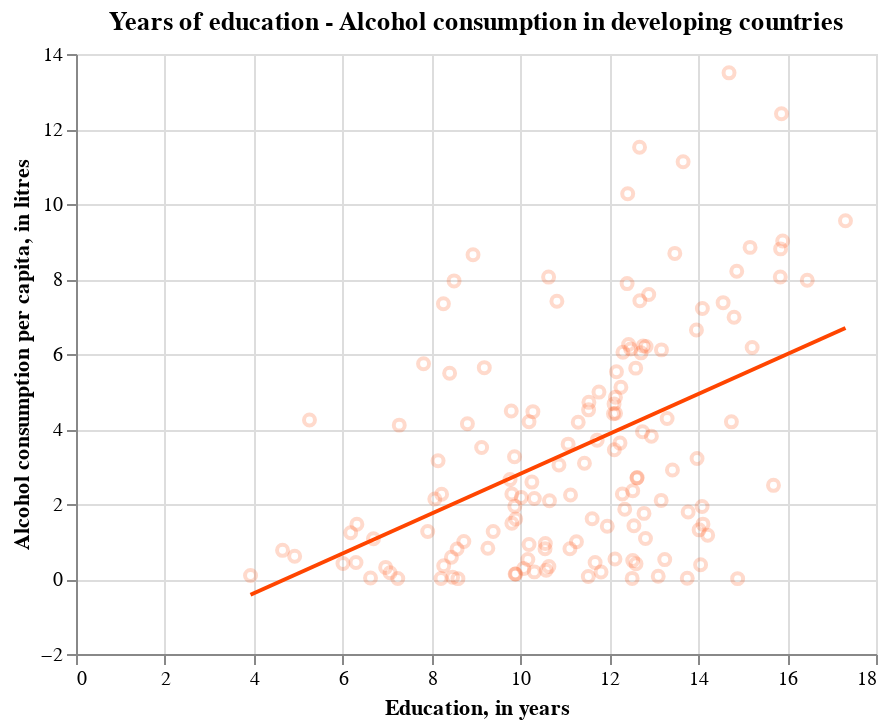

Notebook code cell kept with this figure:
### Markdown cell above
There are a total of 143 developing countries.

### Code cell
devingmeansc = alt.Chart(devingmeans).mark_point(color = "orangered", opacity = 0.2).encode(
    x = alt.X('Schooling:Q', title = "Education, in years"),
    y = alt.Y('Alcohol:Q', title = "Alcohol consumption per capita, in litres")
).properties(title = "Years of education - Alcohol consumption in developing countries")

devingc = alt.layer(
    devingmeansc,
    devingmeansc.transform_regression('Schooling', 'Alcohol').mark_line(color = "orangered")).interactive()

devingc

### Figure 1 — Vega-Lite specification as saved in the notebook (floating-point values rounded to 4 significant figures; data arrays with more than 128 entries replaced by an {"elided": "..."} marker saying what was removed)
{"config": {"view": {"continuousWidth": 400, "continuousHeight": 300}}, "layer": [{"mark": {"type": "point", "color": "orangered", "opacity": 0.2}, "encoding": {"x": {"field": "Schooling", "title": "Education, in years", "type": "quantitative"}, "y": {"field": "Alcohol", "title": "Alcohol consumption per capita, in litres", "type": "quantitative"}}, "selection": {"selector001": {"type": "interval", "bind": "scales", "encodings": ["x", "y"]}}, "title": "Years of education - Alcohol consumption in developing countries"}, {"mark": {"type": "line", "color": "orangered"}, "encoding": {"x": {"field": "Schooling", "title": "Education, in years", "type": "quantitative"}, "y": {"field": "Alcohol", "title": "Alcohol consumption per capita, in litres", "type": "quantitative"}}, "title": "Years of education - Alcohol consumption in developing countries", "transform": [{"on": "Schooling", "regression": "Alcohol"}]}], "data": {"name": "data-7122bf9f3183599d4b1b11c8438ad80b"}, "$schema": "https://vega.github.io/schema/vega-lite/v4.17.0.json", "datasets": {"data-7122bf9f3183599d4b1b11c8438ad80b": {"elided": "143 records"}}}
